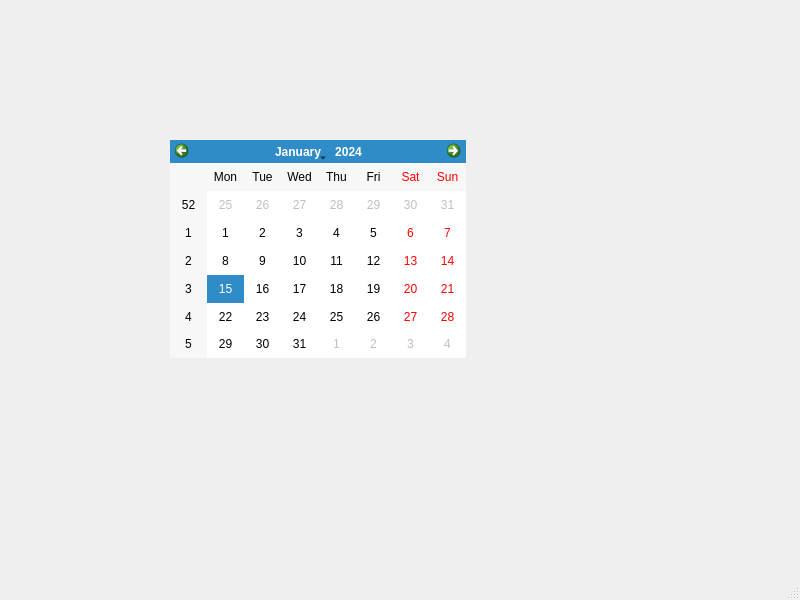
<?xml version="1.0" encoding="UTF-8"?>
<ui version="4.0">
 <class>Hand_Command</class>
 <widget class="QMainWindow" name="Hand_Command">
  <property name="geometry">
   <rect>
    <x>0</x>
    <y>0</y>
    <width>800</width>
    <height>600</height>
   </rect>
  </property>
  <property name="windowTitle">
   <string>MainWindow</string>
  </property>
  <widget class="QWidget" name="centralwidget">
   <widget class="QCalendarWidget" name="calendarWidget">
    <property name="geometry">
     <rect>
      <x>170</x>
      <y>140</y>
      <width>296</width>
      <height>218</height>
     </rect>
    </property>
   </widget>
  </widget>
  <widget class="QMenuBar" name="menubar">
   <property name="geometry">
    <rect>
     <x>0</x>
     <y>0</y>
     <width>800</width>
     <height>26</height>
    </rect>
   </property>
  </widget>
  <widget class="QStatusBar" name="statusbar"/>
 </widget>
 <resources/>
 <connections/>
</ui>
